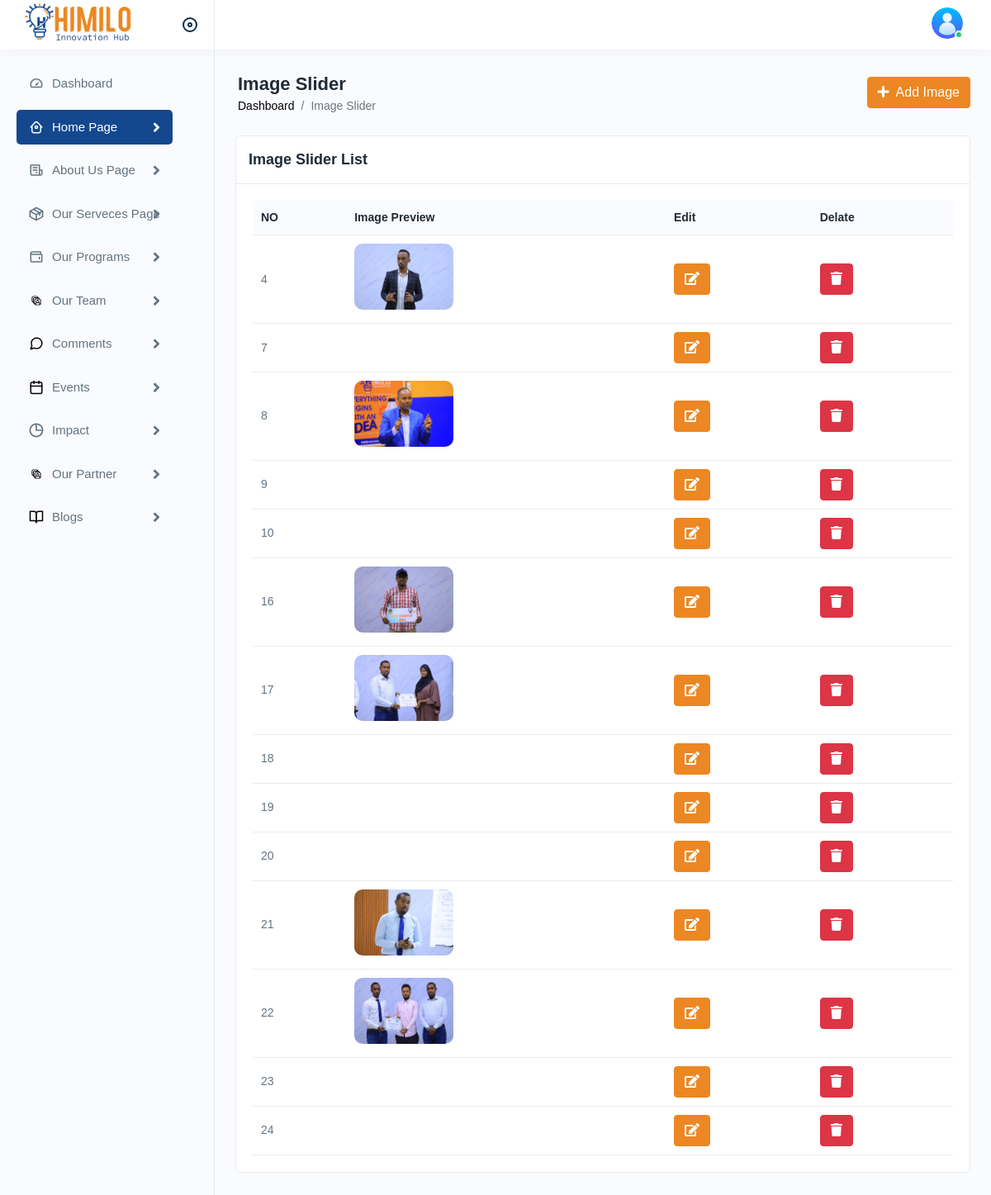
Page /admin/image.php (signed in) on the committed database.
### tables this page shows
CREATE TABLE `users` (
  `id` int(11) NOT NULL,
  `user_name` varchar(255) NOT NULL,
  `f_name` varchar(255) NOT NULL,
  `l_name` varchar(255) NOT NULL,
  `image` longtext NOT NULL,
  `email` varchar(255) NOT NULL,
  `phone` varchar(255) NOT NULL,
  `my_password` varchar(255) NOT NULL,
  `create_date` timestamp NOT NULL DEFAULT current_timestamp() ON UPDATE current_timestamp()
);

CREATE TABLE `slide_image` (
  `id` int(11) NOT NULL,
  `image` longtext NOT NULL,
  `create_date` timestamp NOT NULL DEFAULT current_timestamp() ON UPDATE current_timestamp()
);

### admin/image.php (the view, shortened to what this page needs)
<?php
include "conn.php";
?>
<!DOCTYPE html>
<html lang="en">
<head>
<link rel="stylesheet" href="assets/css/bootstrap.min.css">
<link rel="stylesheet" href="assets/css/animate.css">
<link rel="stylesheet" href="assets/css/dataTables.bootstrap4.min.css">
<link rel="stylesheet" href="assets/plugins/fontawesome/css/fontawesome.min.css">
<link rel="stylesheet" href="assets/plugins/fontawesome/css/all.min.css">
<link rel="stylesheet" href="assets/css/style.css">
<link rel="stylesheet" href="https://cdn.jsdelivr.net/npm/alertifyjs/build/css/alertify.min.css" />
<link rel="stylesheet" href="https://cdn.jsdelivr.net/npm/alertifyjs/build/css/themes/default.min.css" />
</head>
<body>
<div class="main-wrapper">
<div class="sidebar" id="sidebar">
<div class="sidebar-inner slimscroll">
<div id="sidebar-menu" class="sidebar-menu">
<ul>
<li class="">
<a href="index.php"><img src="assets/img/icons/dashboard.svg" alt="img"><span> Dashboard</span> </a>
</li>
<li class="submenu ">
<a class="active" href="javascript:void(0);"><img src="assets/img/icons/house.svg" alt="img"><span> Home Page</span> <span class="menu-arrow"></span></a>
</li>
<li class="submenu">
<a  href="javascript:void(0);"><img src="assets/img/icons/purchase1.svg" alt="img"><span> About Us Page</span> <span class="menu-arrow"></span></a>
</li>
<li class="submenu">
<a  href="javascript:void(0);"><img src="assets/img/icons/product.svg" alt="img"><span> Our Serveces Page</span> <span class="menu-arrow"></span></a>
</li>
<li class="submenu">
<a href="our_prog.php"><img src="assets/img/icons/expense1.svg" alt="img"><span> Our Programs</span> <span class="menu-arrow"></span></a>
</li>
<li class="submenu">
<a href="javascript:void(0);"><img src="assets/img/icons/users.svg" alt="img"><span> Our Team</span> <span class="menu-arrow"></span></a>
</li>
<li class="submenu">
<a href="javascript:void(0);"><img src="assets/img/icons/coment.svg" alt="img"><span> Comments</span> <span class="menu-arrow"></span></a>
</li>
<li class="submenu">
<a href="javascript:void(0);"><img src="assets/img/icons/calendar.svg" alt="img"><span> Events</span> <span class="menu-arrow"></span></a>
</li>
<li class="submenu">
<a href="javascript:void(0);"><img src="assets/img/icons/time.svg" alt="img"><span>Impact</span> <span class="menu-arrow"></span></a>
</li>
<li class="submenu">
<a href="javascript:void(0);"><img src="assets/img/icons/users.svg" alt="img"><span>Our Partner</span> <span class="menu-arrow"></span></a>
</li>
<li class="submenu">
<a href="javascript:void(0);"><img src="assets/img/icons/book-open.svg" alt="img"><span>Blogs</span> <span class="menu-arrow"></span></a>
</li>
</ul>
</div>
</div>
</div>
<?php
include "header.php";
?>
<div class="page-wrapper cardhead">
<div class="content container-fluid">
<div class="page-header">
<div class="row">
<div class="col">
<h3 class="page-title">Image Slider</h3>
<ul class="breadcrumb">
<li class="breadcrumb-item"><a href="index.php">Dashboard</a></li>
<li class="breadcrumb-item active">Image Slider</li>
</ul>
</div>
</div>
<button type="button"  class="btn btn-primary " data-bs-toggle="modal" data-bs-target="#exampleModal">
 <i class="fas fa-plus"></i>&nbsp; Add Image
</button>
</div>
<div class="row">
<div class="col-lg-12">
<div class="card">
<div class="card-header">
<h4 class="card-title">Image Slider List</h4>
</div>
<div class="card-body">
<div class="table-responsive">
<table class="table mb-0">
<thead>
<tr>
<th>NO</th>
<th>Image Preview</th>
<th>Edit</th>
<th>Delate</th>
</tr>
</thead>
<tbody>
<?php
$read_img=mysqli_query($conn,"SELECT * FROM slide_image");
if(mysqli_num_rows($read_img)>0)
{
    while($row=mysqli_fetch_assoc($read_img)){
echo "<tr><td>$row[id]</td>
<td><img width='120px' style='border-radius:10px;' src='$row[image]' alt=''></td>
<td><a style='color:#fff !important;' href='update_img.php?img_id=$row[id]' class='btn btn-primary'><i class='fas fa-edit'></i></a>
</td>
<td><button class='btn btn-danger delete-btn' data-id='$row[id]'><i class='fa fa-solid fa-trash'></i></button>
</td></tr>
" ;
    }
}
?>
</tbody>
</table>
</div>
</div>
</div>
</div>
</div>
</div>
</div>
</body>
</html>

### admin/header.php (shortened to what this page needs)
<div class="header">
<div class="header-left active">
<a href="#" class="logo">
<img src="assets/img/logo.png" alt="">
</a>
<a id="toggle_btn" href="javascript:void(0);">
</a>
</div>
<ul class="nav user-menu timka">
<li class="nav-item nav-target-me">
</li>
  <?php
$read=mysqli_query($conn,"SELECT * FROM users WHERE id='$_SESSION[user_id]'");
if($rowka=mysqli_num_rows($read)>0){
    while($rowka=mysqli_fetch_assoc($read)){
$img=$rowka['image'];
?>
<li class="nav-item dropdown has-arrow main-drop">
<a href="javascript:void(0);" class="dropdown-toggle nav-link userset" data-bs-toggle="dropdown">
<span class="user-img"><img src="<?php  echo $img ;  ?>" alt="">
<span class="status online"></span></span>
</a>
<?php
   }}
?>
</li>
</ul>
</div>

### admin/header.php (style rules this page uses)
.datetime-info, .nav-target-me { display: flex !important; color: #ec8723; font-weight: bold; justify-content: space-between; margin-top: 10px; margin-right: 30px; }

### rows in the picture
users: image (placeholder picture)
slide_image: id "4", image (picture)
slide_image: id "7"
slide_image: id "8", image (picture)
slide_image: id "9"
slide_image: id "10"
slide_image: id "16", image (picture)
slide_image: id "17", image (picture)
slide_image: id "18"
slide_image: id "19"
slide_image: id "20"
slide_image: id "21", image (picture)
slide_image: id "22", image (picture)
slide_image: id "23"
slide_image: id "24"
